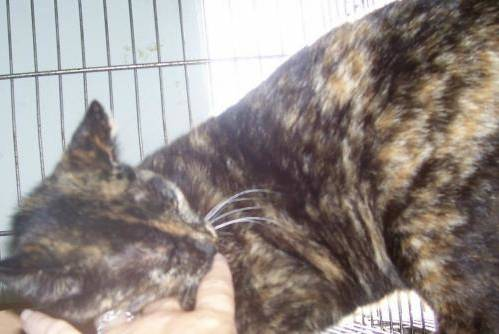
#> input picture ProyectoSemanaUno/src/dataset/train/cats/cat.4006.jpg, 499 x 334 px; its folder holds only this picture in this run
$ jupyter execute --allow-errors trabajo_grupal.ipynb   (older library calls are emulated)
#> lines starting #> are read from the running program, lines starting #| are printed output that depends on the picture
# Proyecto de Vision por Computador Semana 1

## GRUPO 6 - PARALELO B
- CHILUISA GALLARDO ROBINSON
- LANCHIMBA CAIZA NATALY FERNANDA
- CHOEZ ARTEAGA TEOFILO MANUEL

# Parte 1
- Cargar una imagen con OpenCV
- Mostrar la imagen cargada
- Convertirla a escala de grises
- Aplicar el filtro de deteccion de bordes Canny
- Mostrar la imagen procesada
- Buscar otro filtro diferente a Canny
- Aplicar el filtro a la imagen original y a la procesada con el filtro Canny
- Mostrar los resultados de las 2 imagenes procesadas con el nuevo filtro
- Escribir sobre las diferencias de los resultados de las dos imagenes

En este primer bloque importamos las librerias que usaremos durante todo el ejercicio: OpenCV para procesar imagenes, NumPy para operaciones numericas y Matplotlib para visualizar los resultados.

### Paso previo: instalacion de librerias (solo si faltan)
Este bloque verifica si las librerias necesarias estan instaladas. Si alguna no existe, se instala automaticamente con `pip`.

[cell 1]
import importlib
import subprocess
import sys

paquetes = {
    "cv2": "opencv-python",
    "numpy": "numpy",
    "matplotlib": "matplotlib",
    "sklearn": "scikit-learn",
}

faltantes = []
for modulo, paquete in paquetes.items():
    try:
        importlib.import_module(modulo)
    except ImportError:
        faltantes.append(paquete)

if faltantes:
    print(f"Instalando paquetes faltantes: {faltantes}")
    subprocess.check_call([sys.executable, "-m", "pip", "install", *faltantes])
else:
    print("Todas las librerias requeridas ya estan instaladas.")

[cell 2]
import cv2
import numpy as np
import matplotlib.pyplot as plt
import random
from pathlib import Path

from sklearn.metrics import accuracy_score, classification_report, confusion_matrix
from sklearn.svm import LinearSVC

Cargamos la imagen original desde una ruta local y la mostramos para confirmar que se leyo correctamente antes de aplicar cualquier transformacion.

[cell 3]
ruta_cats_train = Path(r'..\Grupales\dataset\train\cats')
imagenes = [p for p in ruta_cats_train.iterdir() if p.is_file()]

if len(imagenes) == 0:
    raise ValueError(f'No hay imagenes en: {ruta_cats_train}')

ruta_img = random.choice(imagenes)
img = cv2.imread(str(ruta_img))
#> img is the input picture: shape (334, 499, 3); mean B, G, R 136.3, 140.4, 149

if img is None:
    raise ValueError(f'No se pudo leer la imagen: {ruta_img}')

img_rgb = cv2.cvtColor(img, cv2.COLOR_BGR2RGB)

# Visualizar imagen
plt.figure(figsize=(5, 5))
plt.imshow(img_rgb)
plt.title(f'Clase: cats | {ruta_img.name}')
plt.axis('off')
plt.show()

En este paso convertimos la imagen a escala de grises para simplificar la informacion visual y facilitar la deteccion de bordes en los siguientes filtros.

[cell 4]
## Convertir la imagen a escala de grises

imggris=cv2.cvtColor(img,cv2.COLOR_BGR2GRAY)

plt.imshow(imggris,cmap='gray')
plt.show()

Ahora aplicamos Canny para detectar bordes y luego Sobel, tanto sobre la imagen original como sobre la salida de Canny, para comparar como cambia el realce de contornos.

[cell 5]
## Aplicar filtro cany

imgcany=cv2.Canny(img,5,300)
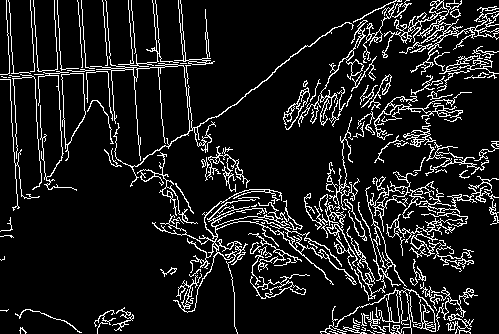
#> imgcany: shape (334, 499); 11% white in thin lines or dots

## Aplicar filtro sobel a la imagen original
imgsobel=cv2.Sobel(img,cv2.CV_8U,1,0,ksize=5)
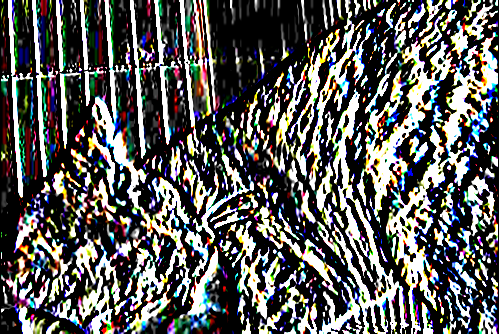
#> imgsobel: shape (334, 499, 3); mean B, G, R 89.5, 91.1, 91

## Aplicar filtro sobel a la imagen cany
imgsobel2=cv2.Sobel(imgcany,cv2.CV_8U,1,0,ksize=5)
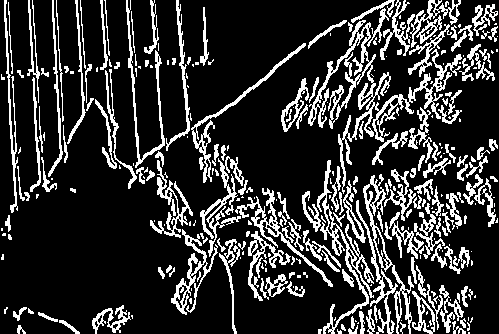
#> imgsobel2: shape (334, 499); 19.9% white in thin lines or dots

plt.figure(figsize=(15,5))
plt.subplot(1,4,1)
plt.imshow(img, cmap='gray')
plt.title('Canny')
plt.axis('off')

plt.subplot(1,4,2)
plt.imshow(imgcany, cmap='gray')
plt.title('Canny')
plt.axis('off')

plt.subplot(1,4,3)
plt.imshow(imgsobel, cmap='gray')
plt.title('Sobel original')
plt.axis('off')

plt.subplot(1,4,4)
plt.imshow(imgsobel2, cmap='gray')
plt.title('Sobel sobre cany')
plt.axis('off')

plt.show()
#> figure, not shown here; B, G, R data is drawn as R, G, B

Al combinar los filtros cany y sobel se puede ver que los bordes identificados con cany se hacen más notorios o más acentuados algo que mejora la identificación de bordes mientras que al aplicar sobel sobre la imagen orginal se mantiene mejor la figura en la imagen ya que como se ve no se pierde la imagen del gatito. Adicionalmente, se evidencio que al disminuir el primer umbral de Cany se detectan más bordes que al incrementar este parámetro.

[cell 6]
## Aplicar filtro cany

experimentos = [
    {"nombre": "Exp 1 - Sensible", "t1": 50, "t2": 120, "ksize": 1},
    {"nombre": "Exp 2 - Equilibrado", "t1": 100, "t2": 200, "ksize": 3},
    {"nombre": "Exp 3 - Estricto", "t1": 150, "t2": 300, "ksize": 5},
]

for exp in experimentos:
    canny = cv2.Canny(imggris, exp["t1"], exp["t2"])

    sobel_x_o = cv2.Sobel(imggris, cv2.CV_64F, 1, 0, ksize=exp["ksize"])
    sobel_y_o = cv2.Sobel(imggris, cv2.CV_64F, 0, 1, ksize=exp["ksize"])
    sobel_original = cv2.convertScaleAbs(cv2.magnitude(sobel_x_o, sobel_y_o))

    sobel_x_c = cv2.Sobel(canny, cv2.CV_64F, 1, 0, ksize=exp["ksize"])
    sobel_y_c = cv2.Sobel(canny, cv2.CV_64F, 0, 1, ksize=exp["ksize"])
    sobel_canny = cv2.convertScaleAbs(cv2.magnitude(sobel_x_c, sobel_y_c))

    plt.figure(figsize=(14, 4))

    plt.subplot(1, 3, 1)
    plt.imshow(canny, cmap="gray")
    plt.title(f"{exp['nombre']}\nCanny t1={exp['t1']}, t2={exp['t2']}")
    plt.axis("off")

    plt.subplot(1, 3, 2)
    plt.imshow(sobel_original, cmap="gray")
    plt.title(f"Sobel original (ksize={exp['ksize']})")
    plt.axis("off")

    plt.subplot(1, 3, 3)
    plt.imshow(sobel_canny, cmap="gray")
    plt.title(f"Sobel sobre Canny (ksize={exp['ksize']})")
    plt.axis("off")

    plt.tight_layout()
    plt.show()
#> this loop made 3 passes
#> pass 1, `sobel_x_o = cv2.Sobel(imggris, cv2.CV_64F, 1, 0, ksize=exp["ksize"])`:
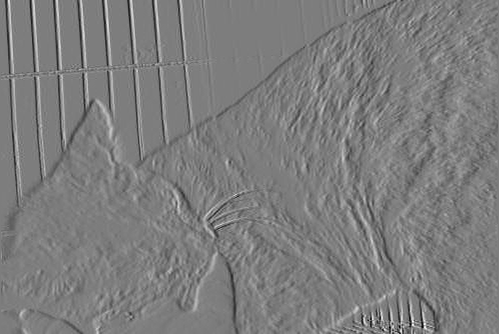
#> sobel_x_o: shape (334, 499) float64; min -145, max 149, mean -0.4; drawn with min black and max white
#> pass 1, `sobel_original = cv2.convertScaleAbs(cv2.magnitude(sobel_x_o, sobel_y_..`:
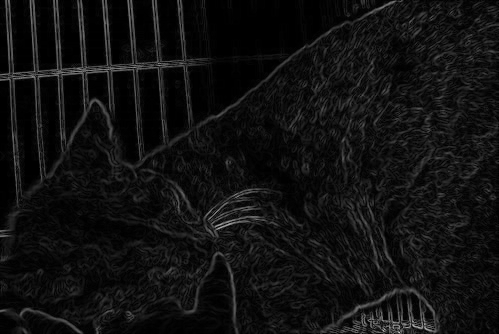
#> sobel_original: shape (334, 499); min 0, max 206, mean 16.6
#> pass 1, `plt.show()`:
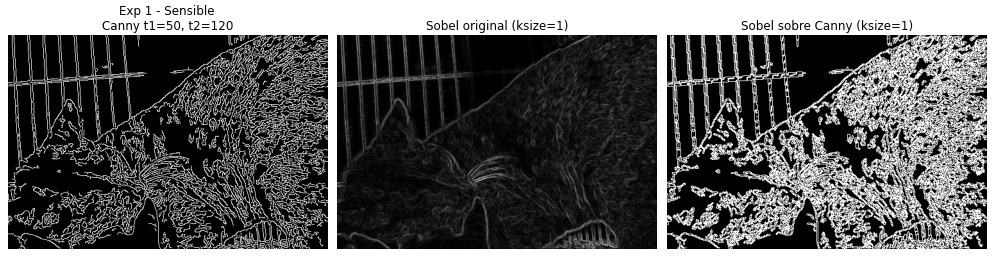
#> figure drawn by matplotlib, 3 panels
#> after the loop:
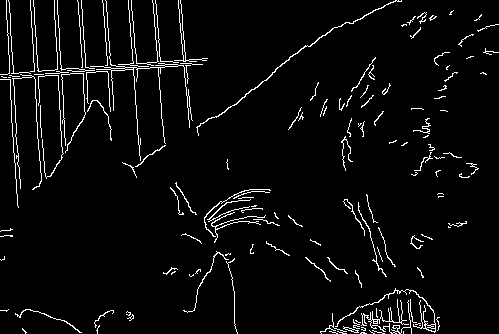
#> canny: shape (334, 499); 4.2% white in thin lines or dots
#> after the loop:
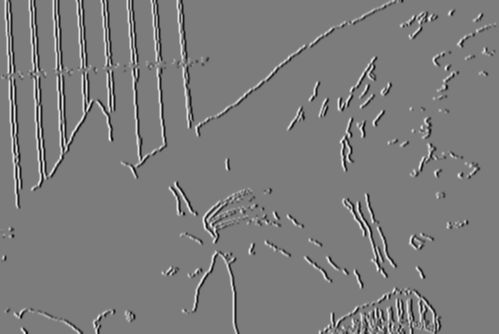
#> sobel_x_c: shape (334, 499) float64; min -10200, max 10710, mean -0.9; drawn with min black and max white

# Parte 2
- Importar la base de datos y visualizar 5 ejemplos por cada clase
- Dividir la base de datos en entrenamiento, validacion y prueba
- Extraer caracteristicas de las imagenes
- Crear un clasificador en base a las caracteristicas extraidas
- Evaluar el clasificador y reportar exactitud (objetivo >= 70%)

En esta parte importamos herramientas para manejar rutas y aleatoriedad, y tambien los metodos de scikit-learn que usaremos para entrenar y evaluar el clasificador.

[cell 7]
RUTA_DATASET = (Path.cwd() / r'..\Grupales\dataset').resolve()
SEED = 42
random.seed(SEED)
np.random.seed(SEED)

print(f'Ruta dataset detectada: {RUTA_DATASET}')

if not RUTA_DATASET.exists():
    raise FileNotFoundError(
        f'No existe el dataset en: {RUTA_DATASET}. '
        'Verifica que la carpeta src/dataset este creada y que el notebook se ejecute desde src/code.'
    )

splits_requeridos = ['train', 'val', 'test']
clases_requeridas = ['cats', 'dogs']

#> (the rest of this cell did not finish here and is left out)

Con este bloque mostramos ejemplos reales del conjunto de entrenamiento para verificar visualmente que las clases estan bien organizadas y que las imagenes se leen sin problemas.

[cell 8]
def mostrar_ejemplos_por_clase(ruta_base, split='train', n=5):
    clases = ['cats', 'dogs']
    plt.figure(figsize=(12, 5))

    for i, clase in enumerate(clases):
        ruta_clase = Path(ruta_base) / split / clase
        imagenes = [p for p in ruta_clase.iterdir() if p.is_file()]
        random.shuffle(imagenes)
        seleccion = imagenes[:n]

        for j, ruta_img in enumerate(seleccion):
            img_bgr = cv2.imread(str(ruta_img))
            if img_bgr is None:
                continue
            img_rgb = cv2.cvtColor(img_bgr, cv2.COLOR_BGR2RGB)

            pos = i * n + j + 1
            plt.subplot(2, n, pos)
            plt.imshow(img_rgb)
            plt.title(clase[:-1])
            plt.axis('off')

    plt.suptitle(f'Ejemplos del split: {split}')
    plt.tight_layout()
    plt.show()


#> (the rest of this cell did not finish here and is left out)

Aqui definimos como convertir cada imagen en un vector de caracteristicas usando HOG. Luego cargamos train, validacion y prueba para tener los datos listos para el modelo.

[cell 9]
def extraer_hog_cv2(img_bgr):
    img_gray = cv2.cvtColor(img_bgr, cv2.COLOR_BGR2GRAY)
    img_gray = cv2.equalizeHist(img_gray) # Ecualizar la imagen para identificar mejor las características
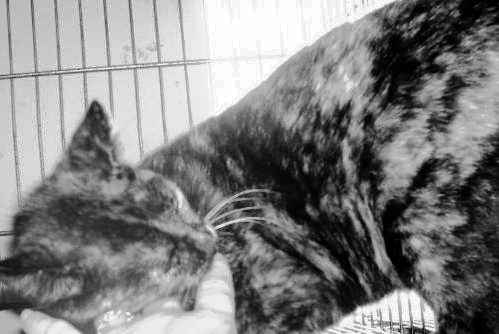
#> img_gray: shape (334, 499); min 0, max 255, mean 128.3
    img_resize = cv2.resize(img_gray, (64, 64))
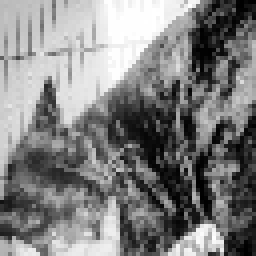
#> img_resize: shape (64, 64) (shown 4 times larger); min 0, max 255, mean 128.2

    hog = cv2.HOGDescriptor(
        _winSize=(64, 64),
        _blockSize=(16, 16),
        _blockStride=(8, 8),
        _cellSize=(8, 8),
        _nbins=9,
    )
    caracteristicas = hog.compute(img_resize)
#> caracteristicas = 1764 values, max 0.401 at index 784, min 0.00225 at index 781, mean 0.15
    return caracteristicas.flatten()


def cargar_split(ruta_base, split):
    X, y = [], []
    clases = ['cats', 'dogs']

    for etiqueta, clase in enumerate(clases):
        ruta_clase = Path(ruta_base) / split / clase
        for ruta_img in ruta_clase.iterdir():
            if not ruta_img.is_file():
                continue

            img_bgr = cv2.imread(str(ruta_img))
            if img_bgr is None:
                continue

            feat = extraer_hog_cv2(img_bgr)
#> feat has the same summary as caracteristicas in extraer_hog_cv2
            X.append(feat)
            y.append(etiqueta)

    return np.array(X), np.array(y)


#> (the rest of this cell did not finish here and is left out)
